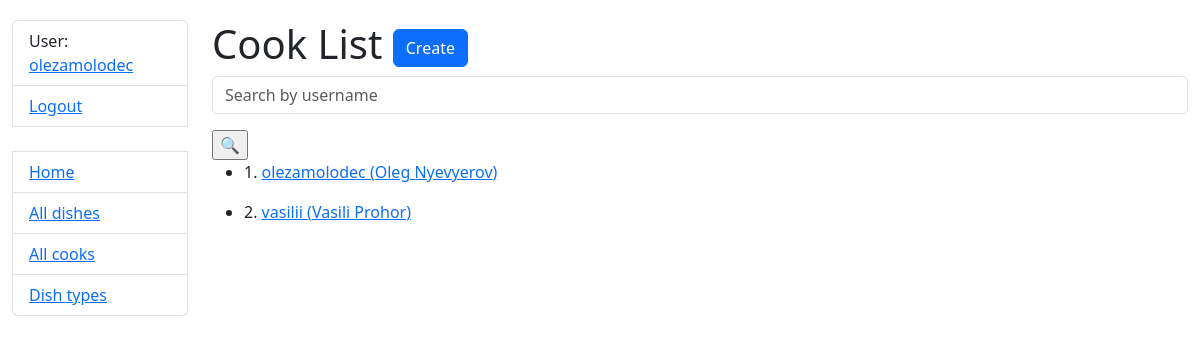
Screenshot of /cooks/ (signed in) with the database file from the repository.
### kitchen/models.py (models this page shows, shortened)
class Cook(AbstractUser):
    years_of_experience = models.IntegerField(default=0)
    class Meta:
        verbose_name = "cook"
        verbose_name_plural = "cooks"
    def get_absolute_url(self):
        return reverse("kitchen:cook-detail", kwargs={"pk": self.pk})

### kitchen/views.py (the view)
# urls.py: path("cooks/", CookListView.as_view(), name="cook-list"),
class CookListView(LoginRequiredMixin, generic.ListView):
    model = Cook
    paginate_by = 5
    def get_context_data(self, **kwargs):
        context = super(CookListView, self).get_context_data(**kwargs)
        username = self.request.GET.get("username", "")
        context["search_form"] = CookUsernameSearchForm(
            initial={"username": username}
        )
        return context
    def get_queryset(self):
        queryset = super().get_queryset()
        form = CookUsernameSearchForm(self.request.GET)
        if form.is_valid():
            queryset = queryset.filter(
                username__icontains=form.cleaned_data["username"]
            )
            return queryset

### kitchen/forms.py
class CookUsernameSearchForm(forms.Form):
    username = forms.CharField(
        max_length=55,
        required=False,
        label="",
        widget=forms.TextInput(attrs={"placeholder": "Search by username"}),
    )

### templates/kitchen/cook_list.html
{% extends "base.html" %}
{% load crispy_forms_filters %}
{% block content %}
  <h1>
    Cook List
    <a href="{% url 'kitchen:cook-create' %}" class="btn btn-primary link-to-page">
      Create
    </a>
  </h1>
  <form method="get" action="" class="form-inline">
    {{ search_form|crispy }}
    <input type="submit" value="🔍">
  </form>
  {% if cook_list %}
    {% for cook in cook_list %}
      <ul>
        <li>
          {{ cook.id }}.
          <a href="{% url 'kitchen:cook-detail' cook.id %}">
            {{ cook.username }}
            ({{ cook.first_name }}
            {{ cook.last_name }})
          </a>
        </li>
      </ul>
    {% endfor %}
  {% else %}
    <p>There are no Cooks yet</p>
  {% endif %}
{% endblock %}

### templates/includes/sidebar.html
<ul class="sidebar-nav list-group">
  {% if user.is_authenticated %}
    <li class="list-group-item">User: <a href="{{ user.get_absolute_url }}">{{ user.get_username }}</a></li>
    <li class="list-group-item"><a href="{% url 'logout' %}">Logout</a></li>
  {% else %}
    <li class="list-group-item"><a href="{% url 'login' %}">Login</a></li>
  {% endif %}
  <br>
  <li class="list-group-item"><a href="{% url 'kitchen:index' %}">Home</a></li>
  <li class="list-group-item"><a href="{% url 'kitchen:dish-list' %}">All dishes</a></li>
  <li class="list-group-item"><a href="{% url 'kitchen:cook-list' %}">All cooks</a></li>
  <li class="list-group-item"><a href="{% url 'kitchen:dish-type-list' %}">Dish types</a></li>
</ul>

### static/css/styles.css (style rules this page uses)
body { margin-top: 20px; }

### rows the page displays
Cook: get_username "olezamolodec", id "1", username "olezamolodec", first_name "Oleg", last_name "Nyevyerov"
Cook: id "2", username "vasilii", first_name "Vasili", last_name "Prohor"
